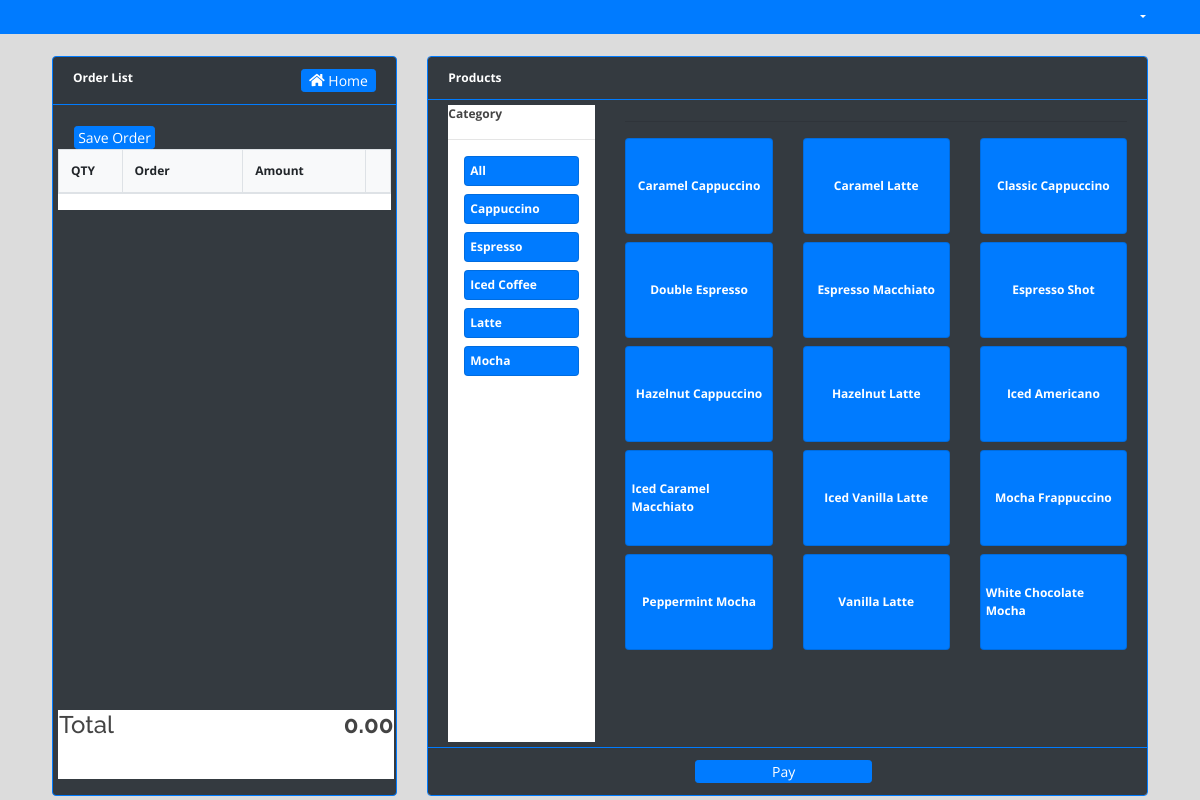
The app's page /billing/index.php with its own data.
### tables this page shows
CREATE TABLE `categories` (
  `id` int(30) NOT NULL,
  `name` varchar(200) NOT NULL,
  `description` text NOT NULL
);

CREATE TABLE `products` (
  `id` int(30) NOT NULL,
  `category_id` int(30) NOT NULL,
  `name` varchar(200) NOT NULL,
  `description` text NOT NULL,
  `price` float NOT NULL,
  `status` tinyint(1) NOT NULL DEFAULT 1 COMMENT '0=Unavailable,1=Available'
);

### billing/home.php (the view, shortened to what this page needs)
<?php include '../db_connect.php' ?>
<div class="container-fluid o-field">
	<div class="row mt-3 ml-3 mr-3">
        <div class="col-lg-4">
           <div class="card bg-dark border-primary">
                <div class="card-header text-white  border-primary">
                    <b>Order List</b>
                <span class="float:right"><a class="btn btn-primary btn-sm col-sm-3 float-right" href="../index.php" id="">
                    <i class="fa fa-home"></i> Home
                </a></span>
                </div>
               <div class="card-body">
            <form method="POST" action="">
                <div class="row mt-3 ml-3 mr-3" right: 20px; bottom: 20px;>
                    <button action="post" type="submit" name="save" class="btn btn-primary btn-sm"  position: absolute; >Save Order</button>
                </div>
                <div>
                        <div class="bg-white" id='o-list'>
                        <table class="table table-bordered bg-light" >
                                <colgroup>
                                    <col width="20%">
                                    <col width="40%">
                                    <col width="40%">
                                    <col width="5%">
                                </colgroup>
                            <thead>
                                <tr>
                                    <th>QTY</th>
                                    <th>Order</th>
                                    <th>Amount</th>
                                    <th></th>
                                </tr>
                            </thead>
                        </table>
                        </div>
                        <div class="d-block bg-white" id="calc">
                            <table class="" width="100%">
                                <tbody>
                                        <tr>
                                        <td><b><h4>Total</h4></b></td>
                                        <td class="text-right">
                                            <span class=""><h4><b id="total_amount">0.00</b></h4></span>
                                        </td>
                                    </tr>
                                </tbody>
                            </table>
                        </div>
                    </div>
           </form>
               </div>
           </div>
        </div>
        <div class="col-lg-8  p-field">
            <div class="card border-primary">
                <div class="card-header bg-dark text-white  border-primary">
                    <b>Products</b>
                </div>
                <div class="card-body bg-dark d-flex" id='prod-list'>
                    <div class="col-md-3">
                        <div class="w-100 pr-0 bg-white" id="cat-list">
                            <b>Category</b>
                            <hr>
                            <div class="card bg-primary mx-3 mb-2 cat-item" style="height:auto !important;" data-id = 'all'>
                                <div class="card-body">
                                    <span><b class="text-white">
                                        All
                                    </b></span>
                                </div>
                            </div>
                            <?php
                            $qry = $conn->query("SELECT * FROM categories order by name asc");
                            while($row=$qry->fetch_assoc()):
                            ?>
                            <div class="card bg-primary mx-3 mb-2 cat-item" style="height:auto !important;" data-id = '<?php echo $row['id'] ?>'>
                                <div class="card-body">
                                    <span><b class="text-white">
                                        <?php echo ucwords($row['name']) ?>
                                    </b></span>
                                </div>
                            </div>
                            <?php endwhile; ?>
                        </div>
                    </div>
                    <div class="col-md-9">
                        <hr>
                        <div class="row">
                            <?php
                            $prod = $conn->query("SELECT * FROM products where status = 1 order by name asc");
                            while($row=$prod->fetch_assoc()):
                            ?>
                            <div class="col-md-4 mb-2">
                                <div class="card bg-primary prod-item" data-json = '<?php echo json_encode($row) ?>' data-category-id="<?php echo $row['category_id'] ?>">
                                    <div class="card-body">
                                        <span><b class="text-white">
                                            <?php echo $row['name'] ?>
                                        </b></span>
                                    </div>
                                </div>
                            </div>
                        <?php endwhile; ?>
                        </div>
                    </div>
                </div>
            <div class="card-footer bg-dark  border-primary">
                <div class="row justify-content-center">
                    <div class="btn btn btn-sm col-sm-3 btn-primary mr-2" type="button" id="pay">Pay</div>
                </div>
            </div>
            </div>
        </div>
    </div>
</div>

### assets/css/style.css (style rules this page uses)
body { font-family: "Open Sans", sans-serif; color: #444444; width: 100%; height: calc(100%); font-size: 12px; }
a { color: #1977cc; }
h1, h2, h3, h4, h5, h6 { font-family: "Raleway", sans-serif; }
.justify-content-center { justify-content: center !important; }
.btn-sm { padding: .0001rem .2rem; }

### billing/index.php (style rules this page uses)
body { background: #80808045; position: fixed; width: calc(100%); height: calc(100%); overflow: auto; }

### billing/home.php (style rules this page uses)
main .card { height:calc(100%); }
main .card-body { height:calc(100%); overflow: auto; padding: 5px; position: relative; }
main .container-fluid, main .container-fluid>.row,main .container-fluid>.row>div { height:calc(100%); }
#o-list { height: calc(87%); overflow: auto; }
#calc { position: absolute; bottom: 1rem; height: calc(10%); width: calc(98%); }
.prod-item { min-height: 12vh; cursor: pointer; }
.prod-item .card-body { display: flex; justify-content: center; align-items: center; }
#cat-list { height: calc(100%) }
.cat-item { cursor: pointer; }

### records on screen
categories: name "Cappuccino"
categories: name "Espresso"
categories: name "Iced Coffee"
categories: name "Latte"
categories: name "Mocha"
products: name "Caramel Cappuccino"
products: name "Caramel Latte"
products: name "Classic Cappuccino"
products: name "Double Espresso"
products: name "Espresso Macchiato"
products: name "Espresso Shot"
products: name "Hazelnut Cappuccino"
products: name "Hazelnut Latte"
products: name "Iced Americano"
products: name "Iced Caramel Macchiato"
products: name "Iced Vanilla Latte"
products: name "Mocha Frappuccino"
products: name "Peppermint Mocha"
products: name "Vanilla Latte"
products: name "White Chocolate Mocha"
